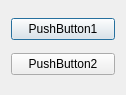
<?xml version="1.0" encoding="UTF-8"?>
<ui version="4.0">
 <class>Dialog</class>
 <widget class="QDialog" name="Dialog">
  <property name="geometry">
   <rect>
    <x>0</x>
    <y>0</y>
    <width>126</width>
    <height>95</height>
   </rect>
  </property>
  <property name="windowTitle">
   <string>Dialog</string>
  </property>
  <layout class="QVBoxLayout" name="verticalLayout">
   <item>
    <widget class="QPushButton" name="pushButton1">
     <property name="text">
      <string>PushButton1</string>
     </property>
    </widget>
   </item>
   <item>
    <widget class="QPushButton" name="pushButton2">
     <property name="text">
      <string>PushButton2</string>
     </property>
    </widget>
   </item>
  </layout>
 </widget>
 <layoutdefault spacing="6" margin="11"/>
 <resources/>
 <connections/>
</ui>
